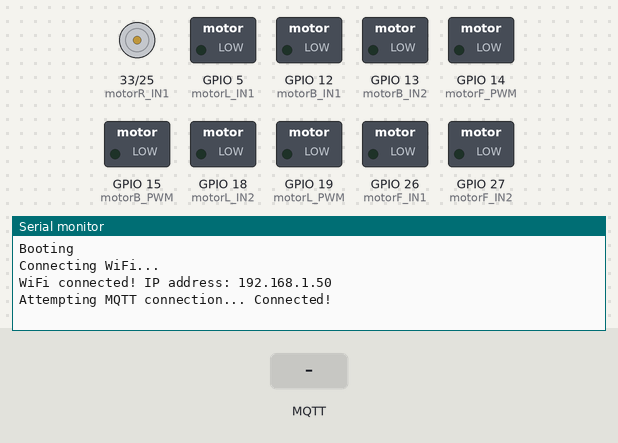
Recording of a sketch running on a simulated ESP32. Parts: motor-driver pin pairs drawn as motors (green arrow = first pin HIGH = forward, orange = second pin HIGH = backward, longer = more drive, scaled by the enable pin), switched loads named in the sketch (green lamp = pin HIGH), the last lines printed to the serial monitor. The inputs (shaded band) are chosen by the test bench. WiFi joins after 1.5 s; servers stay silent unless stated; no MQTT or app messages arrive unless stated.

Above: at 2.7 s.
2.8 s: MQTT message "mRF" arrives on the first subscribed topic
At 4.0 s:
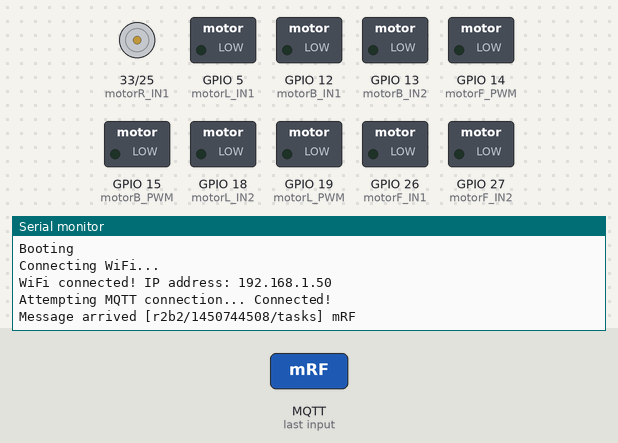
4.3 s: MQTT message "mRB" arrives on the first subscribed topic
At 5.2 s:
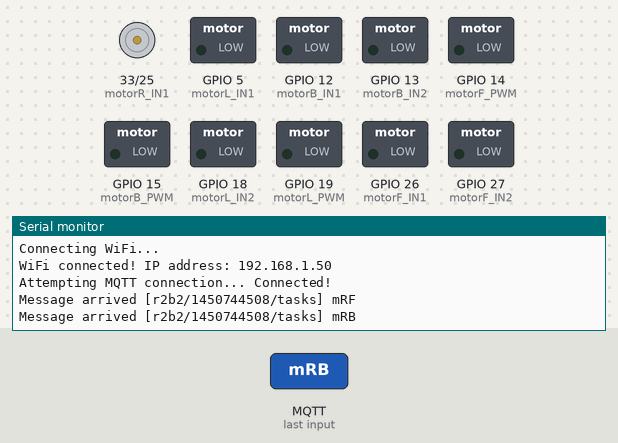

The sketch:

99_R2B2_Nano_Firmware.ino
```cpp
                                                                                                                    //Title:         98_R2B2_Nano_Pinout_Test.ino
//Description:   Arduino IDE program for R2B2
//Authors:       Pau Roura (@proura)
//Date:          20180730
//Version:       0.1
//Notes:
//

#include <WiFi.h>
#include <ESPmDNS.h>
#include <WiFiUdp.h>
#include <ArduinoOTA.h>
#include <PubSubClient.h>
#include <MPU6050_tockn.h>
#include <Wire.h>

const int R2B2id = ESP.getEfuseMac();
const char* ssid = "BuLan";
const char* password = "00009999";
const char* mqttServer = "192.168.82.106";
const int   mqttPort = 1883;

WiFiClient espClient;
PubSubClient client(espClient);

MPU6050 mpu6050(Wire);

//Configuració del PWM pels 4 motors
const int freq = 2000;
const int resolution = 8;
const int MotorChannelR = 0;
const int MotorChannelL = 1;
const int MotorChannelF = 2;
const int MotorChannelB = 3;

bool connected = false;
long timer = 0;
long timer2 = 0;
long C_Alive = 0;
long old_C_Alive = 0;
char topic[50];
char msg[250];
char host[50];

//Pins del motor Dret
const int motorR_IN1 = 33;
const int motorR_IN2 = 25;
const int motorR_PWM = 32;
//Pins del motor Esquerra
const int motorL_IN1 = 5;
const int motorL_IN2 = 18;
const int motorL_PWM = 19;

//Pins del motor Frontal
const int motorF_IN1 = 26;
const int motorF_IN2 = 27;
const int motorF_PWM = 14;
//Pins del motor Posterior
const int motorB_IN1 = 12;
const int motorB_IN2 = 13;
const int motorB_PWM = 15;

void setup(){
  Serial.begin(115200);
  Serial.println("Booting");

  initializeMotors();
  initializeWifi();
  initializeOTA((char*)R2B2id);
  initializeMQTT();
  initializeMPU();

}

void loop(){
  ArduinoOTA.handle();
  if (!client.connected()) {
    motorStop();
    reconnect();
  }else{
    if((millis() - timer2 > 1000)){
      //if (C_Alive == old_C_Alive) motorStop();
      old_C_Alive = C_Alive;
      timer2 = millis();
    }
  }
  client.loop();
}

void initializeMotors(){
  ledcSetup(MotorChannelR, freq, resolution);
  ledcSetup(MotorChannelL, freq, resolution);
  ledcSetup(MotorChannelF, freq, resolution);
  ledcSetup(MotorChannelB, freq, resolution);

  ledcAttachPin(motorR_PWM, MotorChannelR);
  ledcAttachPin(motorL_PWM, MotorChannelL);
  ledcAttachPin(motorF_PWM, MotorChannelF);
  ledcAttachPin(motorB_PWM, MotorChannelB);

  ledcWrite(MotorChannelR, 0);
  ledcWrite(MotorChannelL, 0);
  ledcWrite(MotorChannelF, 0);
  ledcWrite(MotorChannelB, 0);

  pinMode (motorR_IN1, OUTPUT);
  pinMode (motorR_IN2, OUTPUT);
  pinMode (motorL_IN1, OUTPUT);
  pinMode (motorL_IN2, OUTPUT);
  pinMode (motorF_IN1, OUTPUT);
  pinMode (motorF_IN2, OUTPUT);
  pinMode (motorB_IN1, OUTPUT);
  pinMode (motorB_IN2, OUTPUT);

  digitalWrite (motorR_IN1, LOW);
  digitalWrite (motorR_IN2, LOW);
  digitalWrite (motorL_IN1, LOW);
  digitalWrite (motorL_IN2, LOW);
  digitalWrite (motorF_IN1, LOW);
  digitalWrite (motorF_IN2, LOW);
  digitalWrite (motorB_IN1, LOW);
  digitalWrite (motorB_IN2, LOW);
}

void initializeWifi(){
  WiFi.mode(WIFI_STA);
  WiFi.onEvent(WiFiEvent);
  WiFi.begin(ssid, password);
  Serial.println("Connecting WiFi...");
  while (WiFi.waitForConnectResult() != WL_CONNECTED) {
    Serial.println("Connection Failed! Rebooting...");
    delay(5000);
    ESP.restart();
  }
}

void WiFiEvent(WiFiEvent_t event){
    switch(event) {
      case SYSTEM_EVENT_STA_GOT_IP:
          Serial.print("WiFi connected! IP address: ");
          Serial.println(WiFi.localIP());
          connected = true;
          break;
      case SYSTEM_EVENT_STA_DISCONNECTED:
          Serial.println("WiFi lost connection");
          connected = false;
          break;
    }
}

void initializeOTA(const char * host_name){
  sprintf(host, "r2b2-%u", host_name);
  ArduinoOTA.setHostname(host);
  ArduinoOTA
    .onStart([]() {
      String type;
      if (ArduinoOTA.getCommand() == U_FLASH) type = "sketch";
      else type = "filesystem";
      Serial.println("Start updating " + type);
    })
    .onEnd([]() {
      Serial.println("\nEnd");
    })
    .onProgress([](unsigned int progress, unsigned int total) {
      Serial.printf("Progress: %u%%\r", (progress / (total / 100)));

      //Send Upload Info to MQTT
      if((millis() - timer > 250) || ((progress / (total / 100)) == 100 )){
        sprintf(msg, "upload %u%%\r", (progress / (total / 100)));
        sprintf(topic, "r2b2/%u/info", R2B2id);
        client.publish(topic, msg);
        timer = millis();
      }

    })
    .onError([](ota_error_t error) {
      Serial.printf("Error[%u]: ", error);
      if (error == OTA_AUTH_ERROR) Serial.println("Auth Failed");
      else if (error == OTA_BEGIN_ERROR) Serial.println("Begin Failed");
      else if (error == OTA_CONNECT_ERROR) Serial.println("Connect Failed");
      else if (error == OTA_RECEIVE_ERROR) Serial.println("Receive Failed");
      else if (error == OTA_END_ERROR) Serial.println("End Failed");
    });

  ArduinoOTA.begin();
}

void initializeMQTT(){
  client.setServer(mqttServer, mqttPort);
  client.setCallback(callback);
}

void reconnect() {
  while (!client.connected()) {
    Serial.print("Attempting MQTT connection... ");

    if (client.connect(host)) {
      Serial.println("Connected!");
      sprintf(topic, "r2b2/%u/info", R2B2id);
      client.publish(topic, "Hello from R2B2-nano!");
      client.publish(topic, host);
      sprintf(topic, "r2b2/%u/tasks", R2B2id);
      client.subscribe(topic);
    } else {
      Serial.print("failed, rc=");
      Serial.print(client.state());
      Serial.println(" try again in 3 seconds");
      delay(3000);
    }
  }
}

void callback(char* topic, byte* payload, unsigned int length) {
  Serial.print("Message arrived [");
  Serial.print(topic);
  Serial.print("] ");
  for (int i=0;i<length;i++) {
    Serial.print((char)payload[i]);
  }
  Serial.println();

  String str = String((char *)payload);
  str = str.substring(0, length);

  if ( str == "ping" ) pong();
  if ( str == "calibrate" ) calibrate();
  if ( str == "getGyrAcc" ) getGyrAcc();
  if ( str == "getTemp" ) getTemp();
  if ( str == "stop" ) motorStop();
  if ( str.substring(0, 3) == "mRF" ) motorRForward(str.substring(4, length).toInt());
  if ( str.substring(0, 3) == "mRB" ) motorRBackward(str.substring(4, length).toInt());
  if ( str.substring(0, 3) == "mRS" ) motorRStop();

  if ( str.substring(0, 3) == "mLF" ) motorLForward(str.substring(4, length).toInt());
  if ( str.substring(0, 3) == "mLB" ) motorLBackward(str.substring(4, length).toInt());
  if ( str.substring(0, 3) == "mLS" ) motorLStop();

  if ( str.substring(0, 3) == "mFF" ) motorFForward(str.substring(4, length).toInt());
  if ( str.substring(0, 3) == "mFB" ) motorFBackward(str.substring(4, length).toInt());
  if ( str.substring(0, 3) == "mFS" ) motorFStop();

  if ( str.substring(0, 3) == "mBF" ) motorBForward(str.substring(4, length).toInt());
  if ( str.substring(0, 3) == "mBB" ) motorBBackward(str.substring(4, length).toInt());
  if ( str.substring(0, 3) == "mBS" ) motorBStop();
}

void initializeMPU(){
  pinMode (21, INPUT_PULLUP);
  pinMode (23, INPUT_PULLUP);
  Wire.begin();
  mpu6050.begin();
}

void calibrate() {
  Wire.begin();
  mpu6050.begin();
  mpu6050.calcGyroOffsets(true);
  sprintf(topic, "r2b2/%u/info", R2B2id);
  client.publish(topic, "Calibrated!");
}

void pong() {
  sprintf(topic, "r2b2/%u/alive", R2B2id);
  client.publish(topic, "pong");
  C_Alive++;
}

void getGyrAcc() {
  mpu6050.update();
  sprintf(topic, "r2b2/%u/mpu", R2B2id);
  sprintf(msg, "%ld %ld %ld %ld %ld %ld", mpu6050.getRawAccX(), mpu6050.getRawAccY(), mpu6050.getRawAccZ(), mpu6050.getRawGyroX(), mpu6050.getRawGyroY(), mpu6050.getRawGyroZ());
  client.publish(topic, msg);
}

void getTemp() {
  mpu6050.update();
  sprintf(topic, "r2b2/%u/tmp", R2B2id);
  sprintf(msg, "%f", mpu6050.getTemp());
  client.publish(topic, msg);
}

void motorRForward(int motorPWM){
  ledcWrite(MotorChannelR, motorPWM);
  digitalWrite (motorR_IN1, HIGH);
  digitalWrite (motorR_IN2, LOW);
}

void motorRBackward(int motorPWM){
  ledcWrite(MotorChannelR, motorPWM);
  digitalWrite (motorR_IN1, LOW);
  digitalWrite (motorR_IN2, HIGH);
}

void motorRStop(){
  ledcWrite(MotorChannelR, 0);
  digitalWrite (motorR_IN1, LOW);
  digitalWrite (motorR_IN2, LOW);
}

void motorLForward(int motorPWM){
  ledcWrite(MotorChannelL, motorPWM);
  digitalWrite (motorL_IN1, HIGH);
  digitalWrite (motorL_IN2, LOW);
}

void motorLBackward(int motorPWM){
  ledcWrite(MotorChannelL, motorPWM);
  digitalWrite (motorL_IN1, LOW);
  digitalWrite (motorL_IN2, HIGH);
}

void motorLStop(){
  ledcWrite(MotorChannelL, 0);
  digitalWrite (motorL_IN1, LOW);
  digitalWrite (motorL_IN2, LOW);
}

void motorFForward(int motorPWM){
  ledcWrite(MotorChannelF, motorPWM);
  digitalWrite (motorF_IN1, HIGH);
  digitalWrite (motorF_IN2, LOW);
}

void motorFBackward(int motorPWM){
  ledcWrite(MotorChannelF, motorPWM);
  digitalWrite (motorF_IN1, LOW);
  digitalWrite (motorF_IN2, HIGH);
}

void motorFStop(){
  ledcWrite(MotorChannelF, 0);
  digitalWrite (motorF_IN1, LOW);
  digitalWrite (motorF_IN2, LOW);
}

void motorBForward(int motorPWM){
  ledcWrite(MotorChannelB, motorPWM);
  digitalWrite (motorB_IN1, HIGH);
  digitalWrite (motorB_IN2, LOW);
}

void motorBBackward(int motorPWM){
  ledcWrite(MotorChannelB, motorPWM);
  digitalWrite (motorB_IN1, LOW);
  digitalWrite (motorB_IN2, HIGH);
}

void motorBStop(){
  ledcWrite(MotorChannelB, 0);
  digitalWrite (motorB_IN1, LOW);
  digitalWrite (motorB_IN2, LOW);
}

void motorStop(){
  motorRStop();
  motorLStop();
  motorFStop();
  motorBStop();
}
```

Measured:
- after the input at 2.8 s, the serial monitor: prints a new line at once (image 1)
- after the input at 4.3 s, the serial monitor: prints a new line at once (image 2)
